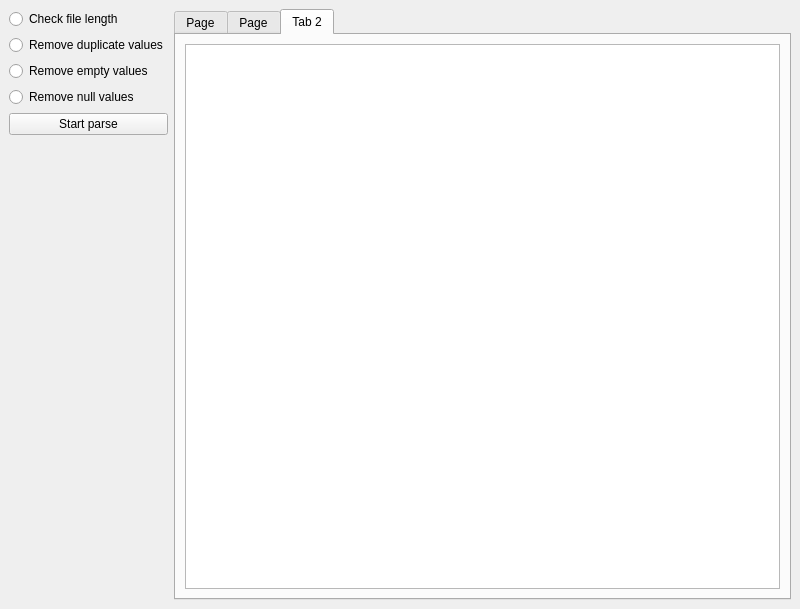
<?xml version="1.0" encoding="UTF-8"?>
<ui version="4.0">
 <class>JSONParser</class>
 <widget class="QMainWindow" name="JSONParser">
  <property name="geometry">
   <rect>
    <x>0</x>
    <y>0</y>
    <width>800</width>
    <height>609</height>
   </rect>
  </property>
  <property name="windowTitle">
   <string>MainWindow</string>
  </property>
  <widget class="QWidget" name="centralwidget">
   <layout class="QGridLayout" name="gridLayout_2">
    <item row="0" column="0">
     <layout class="QGridLayout" name="gridLayout">
      <item row="0" column="1">
       <widget class="QTabWidget" name="tabWidget">
        <property name="currentIndex">
         <number>2</number>
        </property>
        <widget class="QWidget" name="tab_3">
         <attribute name="title">
          <string>Page</string>
         </attribute>
         <layout class="QGridLayout" name="gridLayout_4">
          <item row="0" column="0">
           <widget class="QPlainTextEdit" name="plainTextEdit_3">
            <property name="toolTipDuration">
             <number>0</number>
            </property>
            <property name="readOnly">
             <bool>false</bool>
            </property>
            <property name="backgroundVisible">
             <bool>false</bool>
            </property>
           </widget>
          </item>
         </layout>
        </widget>
        <widget class="QWidget" name="tab">
         <attribute name="title">
          <string>Page</string>
         </attribute>
         <layout class="QGridLayout" name="gridLayout_3">
          <item row="0" column="0">
           <widget class="QPlainTextEdit" name="plainTextEdit"/>
          </item>
         </layout>
        </widget>
        <widget class="QWidget" name="tab_2">
         <attribute name="title">
          <string>Tab 2</string>
         </attribute>
         <layout class="QGridLayout" name="gridLayout_5">
          <item row="0" column="0">
           <widget class="QPlainTextEdit" name="plainTextEdit_2">
            <property name="toolTipDuration">
             <number>0</number>
            </property>
            <property name="readOnly">
             <bool>false</bool>
            </property>
            <property name="backgroundVisible">
             <bool>false</bool>
            </property>
           </widget>
          </item>
         </layout>
        </widget>
       </widget>
      </item>
      <item row="0" column="0">
       <layout class="QVBoxLayout" name="verticalLayout_2">
        <item>
         <widget class="QRadioButton" name="radioButton_5">
          <property name="text">
           <string>Check file length</string>
          </property>
          <property name="autoExclusive">
           <bool>false</bool>
          </property>
         </widget>
        </item>
        <item>
         <widget class="QRadioButton" name="radioButton_6">
          <property name="text">
           <string>Remove duplicate values</string>
          </property>
          <property name="autoExclusive">
           <bool>false</bool>
          </property>
         </widget>
        </item>
        <item>
         <widget class="QRadioButton" name="radioButton_7">
          <property name="text">
           <string>Remove empty values</string>
          </property>
          <property name="autoExclusive">
           <bool>false</bool>
          </property>
         </widget>
        </item>
        <item>
         <widget class="QRadioButton" name="radioButton_8">
          <property name="text">
           <string>Remove null values</string>
          </property>
          <property name="autoExclusive">
           <bool>false</bool>
          </property>
         </widget>
        </item>
        <item>
         <widget class="QPushButton" name="pushButton">
          <property name="text">
           <string>Start parse</string>
          </property>
         </widget>
        </item>
        <item>
         <spacer name="verticalSpacer">
          <property name="orientation">
           <enum>Qt::Vertical</enum>
          </property>
          <property name="sizeHint" stdset="0">
           <size>
            <width>20</width>
            <height>40</height>
           </size>
          </property>
         </spacer>
        </item>
       </layout>
      </item>
     </layout>
    </item>
   </layout>
  </widget>
 </widget>
 <resources/>
 <connections/>
</ui>
